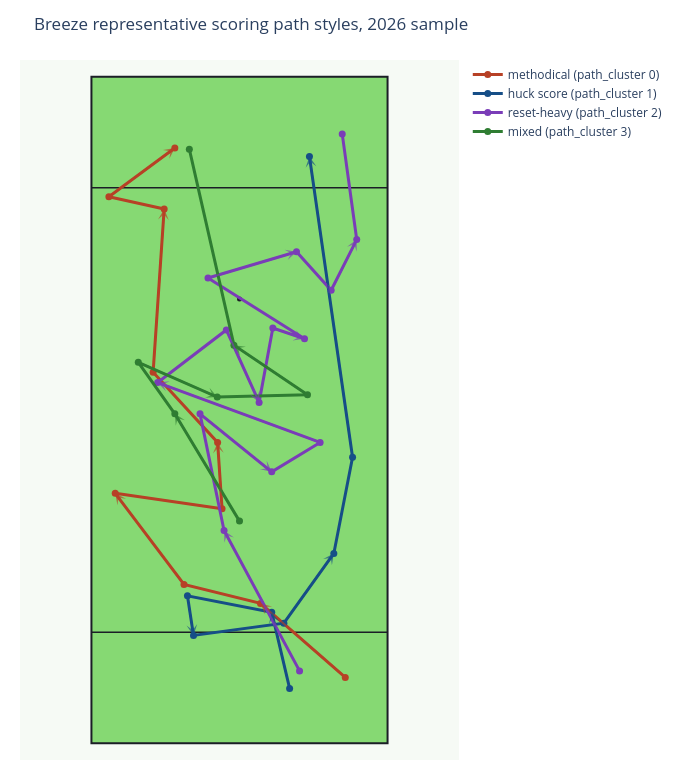

This figure's notebook cell:
### Code cell
# Try to show each representative path from a different game when possible.
representative_paths = select_representative_paths(
    clustered_possessions,
    analysis_paths,
    group_column="path_cluster",
    unique_games=UNIQUE_REPRESENTATIVE_GAMES,
)

rep_fig = plot_representative_paths(
    representative_paths,
    title=f"{TEAM_ID.title()} representative scoring path styles, {SEASON} sample",
)
rep_fig.show()

### Figure 1 — Plotly figure (JSON) as saved in the notebook; plotly's stock layout.template omitted (floating-point values rounded to 4 significant figures)
{"data": [{"hoverinfo": "skip", "marker": {"color": "#1B1E26", "size": 5}, "mode": "markers", "showlegend": false, "type": "scatter", "x": [0], "y": [40]}, {"hoverinfo": "skip", "marker": {"color": "#1B1E26", "size": 5}, "mode": "markers", "showlegend": false, "type": "scatter", "x": [0], "y": [80]}, {"hovertemplate": "methodical (path_cluster 0)<br>%{text}<extra></extra>", "line": {"color": "#b74126", "width": 3}, "marker": {"color": "#b74126", "size": 7}, "mode": "lines+markers", "name": "methodical (path_cluster 0)", "text": ["Start", "Throw 1<br>aEC: 0.156<br>CP: 96.5%<br>Distance: 20.3", "Throw 2<br>aEC: 0.020<br>CP: 98.4%<br>Distance: 14.2", "Throw 3<br>aEC: 0.044<br>CP: 96.1%<br>Distance: 20.5", "Throw 4<br>aEC: 0.078<br>CP: 96.6%<br>Distance: 19.4", "Throw 5<br>aEC: 0.121<br>CP: 97.9%<br>Distance: 12.0", "Throw 6<br>aEC: 0.123<br>CP: 96.6%<br>Distance: 17.1", "Throw 7<br>aEC: 0.327<br>CP: 85.3%<br>Distance: 29.4", "Throw 8<br>aEC: -0.021<br>CP: 96.1%<br>Distance: 10.2", "Throw 9<br>aEC: 0.242<br>CP: 92.7%<br>Distance: 14.8"], "type": "scatter", "x": [19.04, 3.78, -9.99, -22.37, -3.14, -3.94, -15.55, -13.56, -23.51, -11.64], "y": [11.87, 25.19, 28.61, 45.0, 42.23, 54.17, 66.79, 96.17, 98.37, 107.2]}, {"hovertemplate": "huck score (path_cluster 1)<br>%{text}<extra></extra>", "line": {"color": "#164e87", "width": 3}, "marker": {"color": "#164e87", "size": 7}, "mode": "lines+markers", "name": "huck score (path_cluster 1)", "text": ["Start", "Throw 1<br>aEC: 0.087<br>CP: 98.1%<br>Distance: 14.1", "Throw 2<br>aEC: 0.017<br>CP: 98.2%<br>Distance: 15.5", "Throw 3<br>aEC: -0.047<br>CP: 99.3%<br>Distance: 7.2", "Throw 4<br>aEC: 0.014<br>CP: 98.2%<br>Distance: 16.4", "Throw 5<br>aEC: 0.053<br>CP: 98.0%<br>Distance: 15.4", "Throw 6<br>aEC: 0.129<br>CP: 96.8%<br>Distance: 17.6", "Throw 7<br>aEC: 0.740<br>CP: 60.2%<br>Distance: 54.7"], "type": "scatter", "x": [9.02, 5.8, -9.37, -8.28, 7.99, 16.98, 20.35, 12.59], "y": [9.88, 23.61, 26.56, 19.42, 21.62, 34.18, 51.48, 105.7]}, {"hovertemplate": "reset-heavy (path_cluster 2)<br>%{text}<extra></extra>", "line": {"color": "#7a3db8", "width": 3}, "marker": {"color": "#7a3db8", "size": 7}, "mode": "lines+markers", "name": "reset-heavy (path_cluster 2)", "text": ["Start", "Throw 1<br>aEC: 0.191<br>CP: 92.1%<br>Distance: 28.7", "Throw 2<br>aEC: 0.208<br>CP: 94.5%<br>Distance: 21.5", "Throw 3<br>aEC: -0.110<br>CP: 98.0%<br>Distance: 16.6", "Throw 4<br>aEC: 0.035<br>CP: 98.4%<br>Distance: 10.2", "Throw 5<br>aEC: 0.011<br>CP: 92.7%<br>Distance: 29.3", "Throw 6<br>aEC: 0.124<br>CP: 96.2%<br>Distance: 15.6", "Throw 7<br>aEC: -0.147<br>CP: 98.1%<br>Distance: 14.3", "Throw 8<br>aEC: 0.150<br>CP: 97.0%<br>Distance: 13.6", "Throw 9<br>aEC: -0.028<br>CP: 98.7%<br>Distance: 6.0", "Throw 10<br>aEC: 0.127<br>CP: 94.1%<br>Distance: 20.5", "Throw 11<br>aEC: 0.046<br>CP: 95.7%<br>Distance: 16.6", "Throw 12<br>aEC: -0.090<br>CP: 98.2%<br>Distance: 9.3", "Throw 13<br>aEC: 0.075<br>CP: 97.6%<br>Distance: 10.2", "Throw 14<br>aEC: 0.299<br>CP: 93.0%<br>Distance: 19.2"], "type": "scatter", "x": [10.81, -2.78, -7.11, 5.8, 14.51, -14.73, -2.37, 3.53, 6.0, 11.7, -5.67, 10.26, 16.5, 21.1, 18.49], "y": [13.04, 38.3, 59.31, 48.87, 54.16, 64.94, 74.41, 61.37, 74.75, 72.83, 83.75, 88.48, 81.55, 90.68, 109.7]}, {"hovertemplate": "mixed (path_cluster 3)<br>%{text}<extra></extra>", "line": {"color": "#2f7d32", "width": 3}, "marker": {"color": "#2f7d32", "size": 7}, "mode": "lines+markers", "name": "mixed (path_cluster 3)", "text": ["Start", "Throw 1<br>aEC: 0.237<br>CP: 94.2%<br>Distance: 22.5", "Throw 2<br>aEC: 0.100<br>CP: 98.1%<br>Distance: 11.4", "Throw 3<br>aEC: -0.048<br>CP: 97.2%<br>Distance: 15.5", "Throw 4<br>aEC: -0.007<br>CP: 97.3%<br>Distance: 16.3", "Throw 5<br>aEC: 0.147<br>CP: 96.4%<br>Distance: 16.0", "Throw 6<br>aEC: 0.620<br>CP: 80.5%<br>Distance: 36.2"], "type": "scatter", "x": [0.0, -11.64, -18.22, -4.01, 12.24, -1.0, -9.03], "y": [40.0, 59.31, 68.59, 62.33, 62.76, 71.67, 107.0]}], "layout": {"annotations": [{"arrowcolor": "#b74126", "arrowhead": 3, "arrowsize": 1, "arrowwidth": 1.8, "ax": 19.04, "axref": "x", "ay": 11.87, "ayref": "y", "opacity": 0.65, "showarrow": true, "x": 3.78, "xref": "x", "y": 25.19, "yref": "y"}, {"arrowcolor": "#b74126", "arrowhead": 3, "arrowsize": 1, "arrowwidth": 1.8, "ax": -9.99, "axref": "x", "ay": 28.61, "ayref": "y", "opacity": 0.65, "showarrow": true, "x": -22.37, "xref": "x", "y": 45, "yref": "y"}, {"arrowcolor": "#b74126", "arrowhead": 3, "arrowsize": 1, "arrowwidth": 1.8, "ax": -3.14, "axref": "x", "ay": 42.23, "ayref": "y", "opacity": 0.65, "showarrow": true, "x": -3.94, "xref": "x", "y": 54.17, "yref": "y"}, {"arrowcolor": "#b74126", "arrowhead": 3, "arrowsize": 1, "arrowwidth": 1.8, "ax": -15.55, "axref": "x", "ay": 66.79, "ayref": "y", "opacity": 0.65, "showarrow": true, "x": -13.56, "xref": "x", "y": 96.17, "yref": "y"}, {"arrowcolor": "#b74126", "arrowhead": 3, "arrowsize": 1, "arrowwidth": 1.8, "ax": -23.51, "axref": "x", "ay": 98.37, "ayref": "y", "opacity": 0.65, "showarrow": true, "x": -11.64, "xref": "x", "y": 107.2, "yref": "y"}, {"arrowcolor": "#164e87", "arrowhead": 3, "arrowsize": 1, "arrowwidth": 1.8, "ax": 9.02, "axref": "x", "ay": 9.88, "ayref": "y", "opacity": 0.65, "showarrow": true, "x": 5.8, "xref": "x", "y": 23.61, "yref": "y"}, {"arrowcolor": "#164e87", "arrowhead": 3, "arrowsize": 1, "arrowwidth": 1.8, "ax": -9.37, "axref": "x", "ay": 26.56, "ayref": "y", "opacity": 0.65, "showarrow": true, "x": -8.28, "xref": "x", "y": 19.42, "yref": "y"}, {"arrowcolor": "#164e87", "arrowhead": 3, "arrowsize": 1, "arrowwidth": 1.8, "ax": 7.99, "axref": "x", "ay": 21.62, "ayref": "y", "opacity": 0.65, "showarrow": true, "x": 16.98, "xref": "x", "y": 34.18, "yref": "y"}, {"arrowcolor": "#164e87", "arrowhead": 3, "arrowsize": 1, "arrowwidth": 1.8, "ax": 20.35, "axref": "x", "ay": 51.48, "ayref": "y", "opacity": 0.65, "showarrow": true, "x": 12.59, "xref": "x", "y": 105.7, "yref": "y"}, {"arrowcolor": "#7a3db8", "arrowhead": 3, "arrowsize": 1, "arrowwidth": 1.8, "ax": 10.81, "axref": "x", "ay": 13.04, "ayref": "y", "opacity": 0.65, "showarrow": true, "x": -2.78, "xref": "x", "y": 38.3, "yref": "y"}, {"arrowcolor": "#7a3db8", "arrowhead": 3, "arrowsize": 1, "arrowwidth": 1.8, "ax": -7.11, "axref": "x", "ay": 59.31, "ayref": "y", "opacity": 0.65, "showarrow": true, "x": 5.8, "xref": "x", "y": 48.87, "yref": "y"}, {"arrowcolor": "#7a3db8", "arrowhead": 3, "arrowsize": 1, "arrowwidth": 1.8, "ax": 14.51, "axref": "x", "ay": 54.16, "ayref": "y", "opacity": 0.65, "showarrow": true, "x": -14.73, "xref": "x", "y": 64.94, "yref": "y"}, {"arrowcolor": "#7a3db8", "arrowhead": 3, "arrowsize": 1, "arrowwidth": 1.8, "ax": -2.37, "axref": "x", "ay": 74.41, "ayref": "y", "opacity": 0.65, "showarrow": true, "x": 3.53, "xref": "x", "y": 61.37, "yref": "y"}, {"arrowcolor": "#7a3db8", "arrowhead": 3, "arrowsize": 1, "arrowwidth": 1.8, "ax": 6, "axref": "x", "ay": 74.75, "ayref": "y", "opacity": 0.65, "showarrow": true, "x": 11.7, "xref": "x", "y": 72.83, "yref": "y"}, {"arrowcolor": "#7a3db8", "arrowhead": 3, "arrowsize": 1, "arrowwidth": 1.8, "ax": -5.67, "axref": "x", "ay": 83.75, "ayref": "y", "opacity": 0.65, "showarrow": true, "x": 10.26, "xref": "x", "y": 88.48, "yref": "y"}, {"arrowcolor": "#7a3db8", "arrowhead": 3, "arrowsize": 1, "arrowwidth": 1.8, "ax": 16.5, "axref": "x", "ay": 81.55, "ayref": "y", "opacity": 0.65, "showarrow": true, "x": 21.1, "xref": "x", "y": 90.68, "yref": "y"}, {"arrowcolor": "#2f7d32", "arrowhead": 3, "arrowsize": 1, "arrowwidth": 1.8, "ax": 0, "axref": "x", "ay": 40, "ayref": "y", "opacity": 0.65, "showarrow": true, "x": -11.64, "xref": "x", "y": 59.31, "yref": "y"}, {"arrowcolor": "#2f7d32", "arrowhead": 3, "arrowsize": 1, "arrowwidth": 1.8, "ax": -18.22, "axref": "x", "ay": 68.59, "ayref": "y", "opacity": 0.65, "showarrow": true, "x": -4.01, "xref": "x", "y": 62.33, "yref": "y"}, {"arrowcolor": "#2f7d32", "arrowhead": 3, "arrowsize": 1, "arrowwidth": 1.8, "ax": 12.24, "axref": "x", "ay": 62.76, "ayref": "y", "opacity": 0.65, "showarrow": true, "x": -1, "xref": "x", "y": 71.67, "yref": "y"}], "height": 780, "margin": {"b": 20, "l": 20, "r": 20, "t": 60}, "paper_bgcolor": "white", "plot_bgcolor": "#f6faf5", "shapes": [{"fillcolor": "#86d973", "layer": "below", "line": {"color": "#1B1E26", "width": 2}, "type": "rect", "x0": -26.65, "x1": 26.65, "y0": 0, "y1": 120}, {"layer": "below", "line": {"color": "#1B1E26", "width": 1.5}, "type": "line", "x0": -26.65, "x1": 26.65, "y0": 20, "y1": 20}, {"layer": "below", "line": {"color": "#1B1E26", "width": 1.5}, "type": "line", "x0": -26.65, "x1": 26.65, "y0": 100, "y1": 100}], "title": {"text": "Breeze representative scoring path styles, 2026 sample"}, "width": 680, "xaxis": {"range": [-31.65, 31.65], "scaleanchor": "y", "scaleratio": 1, "showgrid": false, "visible": false, "zeroline": false}, "yaxis": {"range": [-3, 123], "showgrid": false, "visible": false, "zeroline": false}}}
